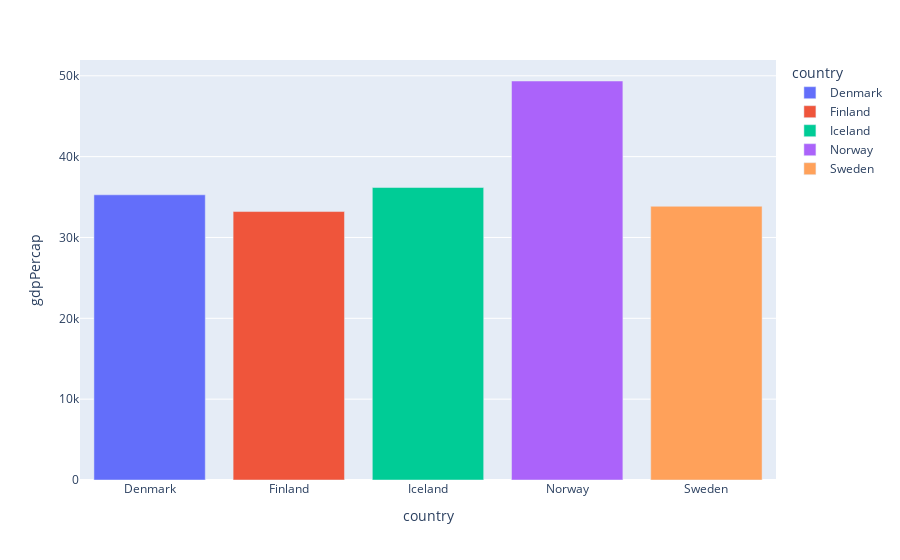

The notebook cell saved with this chart:
### Code cell
fig = px.bar(nordic2007, x="country", y="gdpPercap", color="country")
fig.show()

### Figure 1 — Plotly figure (JSON) as saved in the notebook; plotly's stock layout.template omitted (floating-point values rounded to 4 significant figures)
{"data": [{"alignmentgroup": "True", "hovertemplate": "country=%{x}<br>gdpPercap=%{y}<extra></extra>", "legendgroup": "Denmark", "marker": {"color": "#636efa", "pattern": {"shape": ""}}, "name": "Denmark", "offsetgroup": "Denmark", "orientation": "v", "showlegend": true, "textposition": "auto", "type": "bar", "x": ["Denmark"], "xaxis": "x", "y": [35280.0], "yaxis": "y"}, {"alignmentgroup": "True", "hovertemplate": "country=%{x}<br>gdpPercap=%{y}<extra></extra>", "legendgroup": "Finland", "marker": {"color": "#EF553B", "pattern": {"shape": ""}}, "name": "Finland", "offsetgroup": "Finland", "orientation": "v", "showlegend": true, "textposition": "auto", "type": "bar", "x": ["Finland"], "xaxis": "x", "y": [33210.0], "yaxis": "y"}, {"alignmentgroup": "True", "hovertemplate": "country=%{x}<br>gdpPercap=%{y}<extra></extra>", "legendgroup": "Iceland", "marker": {"color": "#00cc96", "pattern": {"shape": ""}}, "name": "Iceland", "offsetgroup": "Iceland", "orientation": "v", "showlegend": true, "textposition": "auto", "type": "bar", "x": ["Iceland"], "xaxis": "x", "y": [36180.0], "yaxis": "y"}, {"alignmentgroup": "True", "hovertemplate": "country=%{x}<br>gdpPercap=%{y}<extra></extra>", "legendgroup": "Norway", "marker": {"color": "#ab63fa", "pattern": {"shape": ""}}, "name": "Norway", "offsetgroup": "Norway", "orientation": "v", "showlegend": true, "textposition": "auto", "type": "bar", "x": ["Norway"], "xaxis": "x", "y": [49360.0], "yaxis": "y"}, {"alignmentgroup": "True", "hovertemplate": "country=%{x}<br>gdpPercap=%{y}<extra></extra>", "legendgroup": "Sweden", "marker": {"color": "#FFA15A", "pattern": {"shape": ""}}, "name": "Sweden", "offsetgroup": "Sweden", "orientation": "v", "showlegend": true, "textposition": "auto", "type": "bar", "x": ["Sweden"], "xaxis": "x", "y": [33860.0], "yaxis": "y"}], "layout": {"barmode": "relative", "legend": {"title": {"text": "country"}, "tracegroupgap": 0}, "margin": {"t": 60}, "xaxis": {"anchor": "y", "categoryarray": ["Denmark", "Finland", "Iceland", "Norway", "Sweden"], "categoryorder": "array", "domain": [0, 1], "title": {"text": "country"}}, "yaxis": {"anchor": "x", "domain": [0, 1], "title": {"text": "gdpPercap"}}}}
